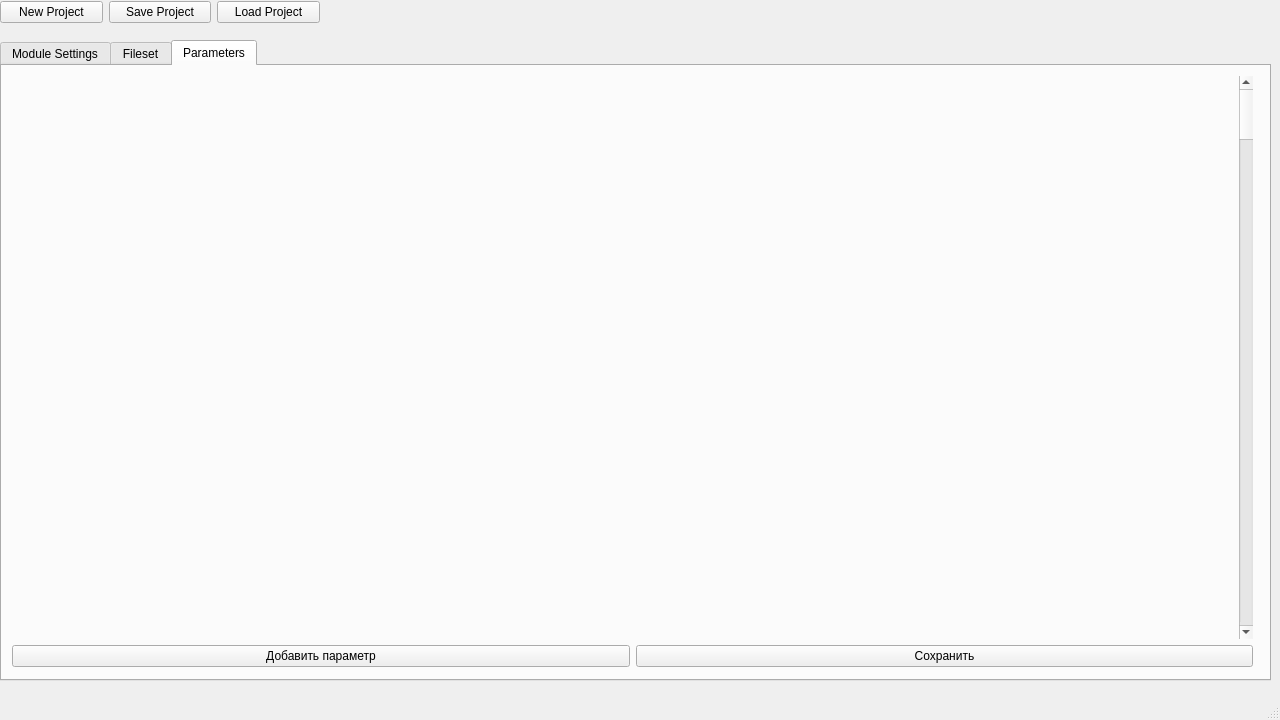
<?xml version="1.0" encoding="UTF-8"?>
<ui version="4.0">
 <class>MainWindow</class>
 <widget class="QMainWindow" name="MainWindow">
  <property name="geometry">
   <rect>
    <x>0</x>
    <y>0</y>
    <width>1280</width>
    <height>720</height>
   </rect>
  </property>
  <property name="minimumSize">
   <size>
    <width>1280</width>
    <height>720</height>
   </size>
  </property>
  <property name="maximumSize">
   <size>
    <width>1280</width>
    <height>720</height>
   </size>
  </property>
  <property name="baseSize">
   <size>
    <width>1280</width>
    <height>720</height>
   </size>
  </property>
  <property name="windowTitle">
   <string>MainWindow</string>
  </property>
  <widget class="QWidget" name="centralwidget">
   <widget class="QWidget" name="gridLayoutWidget">
    <property name="geometry">
     <rect>
      <x>0</x>
      <y>0</y>
      <width>320</width>
      <height>25</height>
     </rect>
    </property>
    <layout class="QHBoxLayout" name="ProjectLayout">
     <property name="sizeConstraint">
      <enum>QLayout::SetDefaultConstraint</enum>
     </property>
     <item>
      <widget class="QPushButton" name="newProjectButton">
       <property name="text">
        <string>New Project</string>
       </property>
      </widget>
     </item>
     <item>
      <widget class="QPushButton" name="saveProjectButton">
       <property name="text">
        <string>Save Project</string>
       </property>
      </widget>
     </item>
     <item>
      <widget class="QPushButton" name="loadProjectButton">
       <property name="text">
        <string>Load Project</string>
       </property>
      </widget>
     </item>
    </layout>
   </widget>
   <widget class="QTabWidget" name="tabWidget">
    <property name="enabled">
     <bool>true</bool>
    </property>
    <property name="geometry">
     <rect>
      <x>0</x>
      <y>40</y>
      <width>1271</width>
      <height>641</height>
     </rect>
    </property>
    <property name="currentIndex">
     <number>2</number>
    </property>
    <widget class="QWidget" name="moduleProperties">
     <attribute name="title">
      <string>Module Settings</string>
     </attribute>
     <widget class="QWidget" name="verticalLayoutWidget">
      <property name="geometry">
       <rect>
        <x>0</x>
        <y>0</y>
        <width>1261</width>
        <height>611</height>
       </rect>
      </property>
      <layout class="QVBoxLayout" name="moduleVerticalLayout">
       <item>
        <layout class="QVBoxLayout" name="ModuleInfoSettingLayout"/>
       </item>
       <item>
        <layout class="QHBoxLayout" name="ButtonLayout">
         <item>
          <widget class="QPushButton" name="saveModuleSettingsButton">
           <property name="text">
            <string>Сохранить</string>
           </property>
          </widget>
         </item>
        </layout>
       </item>
      </layout>
     </widget>
    </widget>
    <widget class="QWidget" name="FilesetSettings">
     <attribute name="title">
      <string>Fileset</string>
     </attribute>
     <widget class="QWidget" name="verticalLayoutWidget_4">
      <property name="geometry">
       <rect>
        <x>10</x>
        <y>10</y>
        <width>1241</width>
        <height>591</height>
       </rect>
      </property>
      <layout class="QVBoxLayout" name="FileSetVLayout">
       <item>
        <layout class="QVBoxLayout" name="FileSettingQSYNTH"/>
       </item>
       <item>
        <layout class="QVBoxLayout" name="FilesVLayout"/>
       </item>
       <item>
        <layout class="QHBoxLayout" name="ButtonsFileset">
         <item>
          <widget class="QPushButton" name="AddFileToFilesetButton">
           <property name="text">
            <string>Добавить файл</string>
           </property>
          </widget>
         </item>
         <item>
          <widget class="QPushButton" name="SaveFilesetButton">
           <property name="text">
            <string>Сохранить</string>
           </property>
          </widget>
         </item>
        </layout>
       </item>
      </layout>
     </widget>
    </widget>
    <widget class="QWidget" name="ParametersSettings">
     <attribute name="title">
      <string>Parameters</string>
     </attribute>
     <widget class="QWidget" name="verticalLayoutWidget_6">
      <property name="geometry">
       <rect>
        <x>10</x>
        <y>10</y>
        <width>1241</width>
        <height>591</height>
       </rect>
      </property>
      <layout class="QVBoxLayout" name="ParametersSettingVLayout">
       <item>
        <layout class="QVBoxLayout" name="ParametersLayout">
         <item alignment="Qt::AlignRight">
          <widget class="QScrollBar" name="verticalScrollBar">
           <property name="orientation">
            <enum>Qt::Vertical</enum>
           </property>
          </widget>
         </item>
        </layout>
       </item>
       <item>
        <layout class="QHBoxLayout" name="horizontalLayout_3">
         <item>
          <widget class="QPushButton" name="addParameterButton">
           <property name="text">
            <string>Добавить параметр</string>
           </property>
          </widget>
         </item>
         <item>
          <widget class="QPushButton" name="ParametersSettingsSaveButton">
           <property name="text">
            <string>Сохранить</string>
           </property>
          </widget>
         </item>
        </layout>
       </item>
      </layout>
     </widget>
    </widget>
   </widget>
  </widget>
  <widget class="QMenuBar" name="menubar">
   <property name="geometry">
    <rect>
     <x>0</x>
     <y>0</y>
     <width>1280</width>
     <height>21</height>
    </rect>
   </property>
  </widget>
  <widget class="QStatusBar" name="statusbar"/>
 </widget>
 <resources/>
 <connections/>
</ui>
